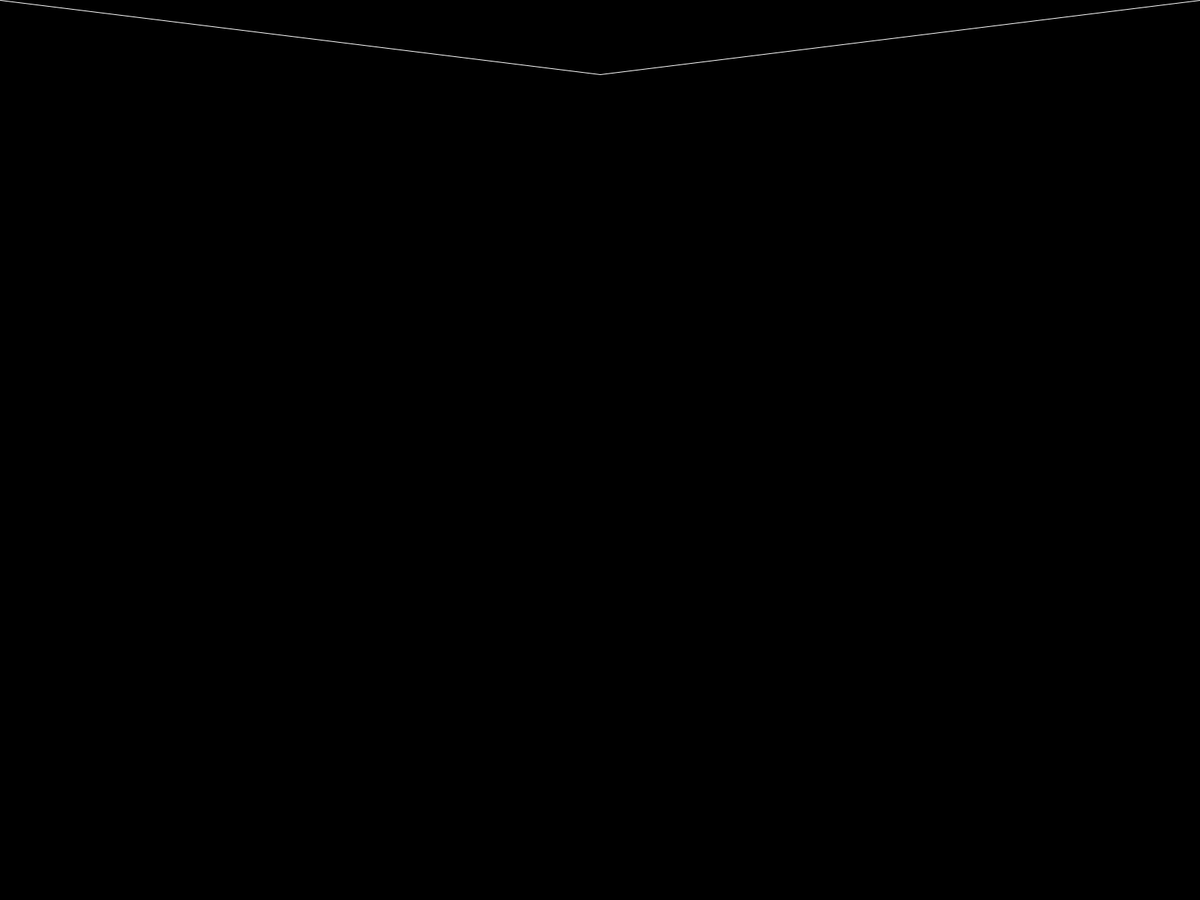
Frame 1 (no input)
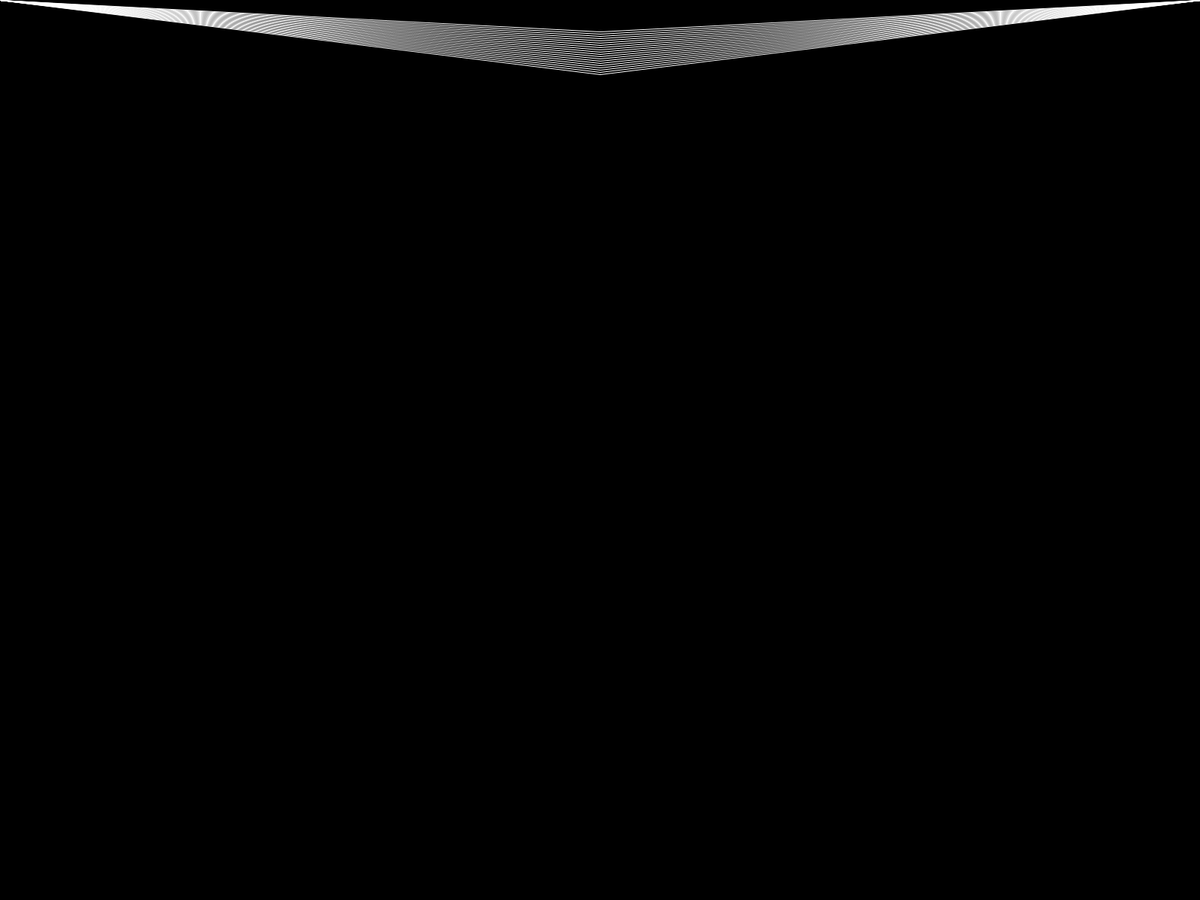
Frame 60 (the mouse pressed at the canvas centre just before this capture)
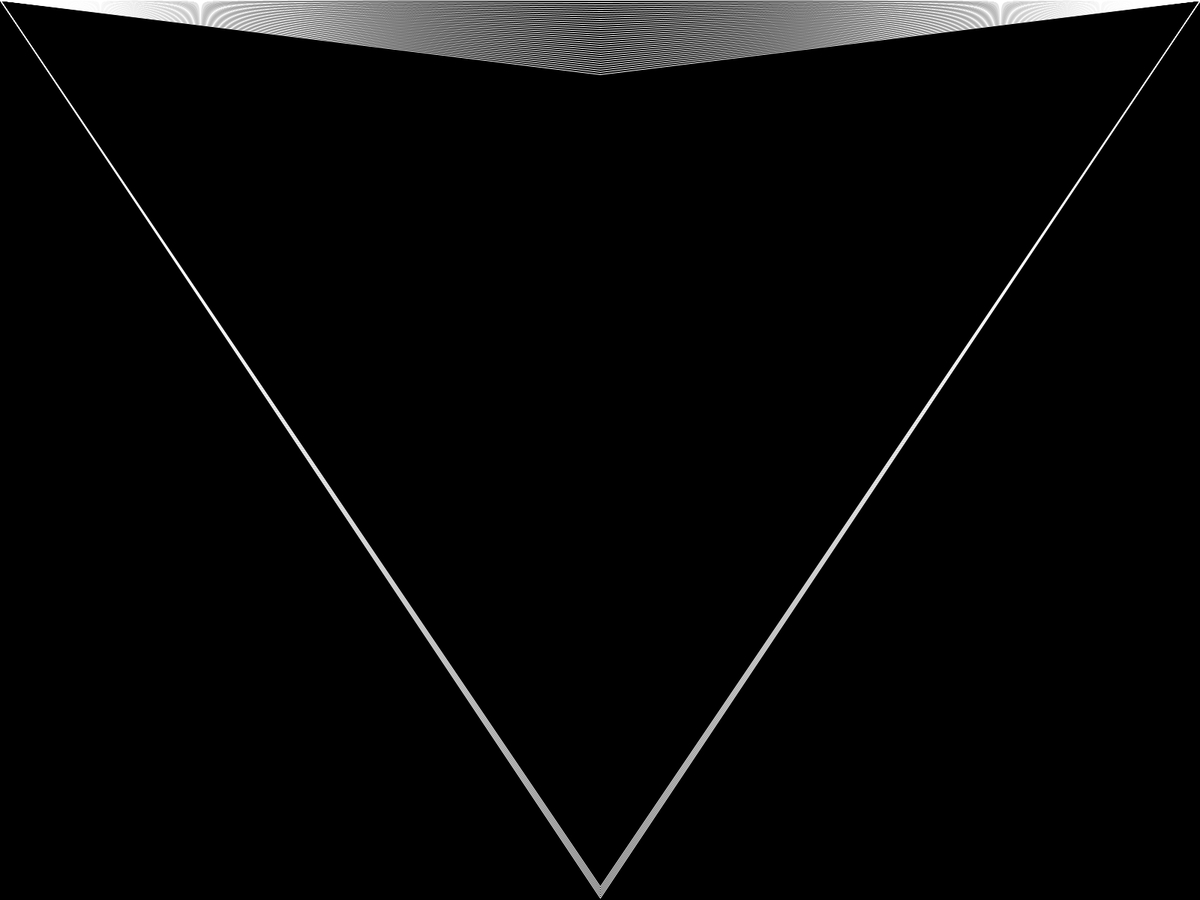
Frame 120 (the mouse held since frame 60 and released just before this capture)

The Processing sketch that drew these frames (run headless with seeded random() and noise(); from frame 60 on, the mouse is pressed at the canvas centre):

// Processing sketch: Corner_Lines_NO_MOUSE
// ── Corner_Lines_NO_MOUSE.pde
int i=height;

void setup() {
  //size(1920/3, 1080/3);
  fullScreen();
  background(0);
}

void draw() {
  // lower % number mmeans more lines
  if (i>0) {
    println(i);
    i--;
    if (i%3==0) {
      stroke(255);
      line(width/2, i, 0, 0);
      line(width/2, i, width, 0);
    }
  } else {
    while (i<height) {
      i++;
    }
  }
}

void mousePressed() {
  background(0);
}
